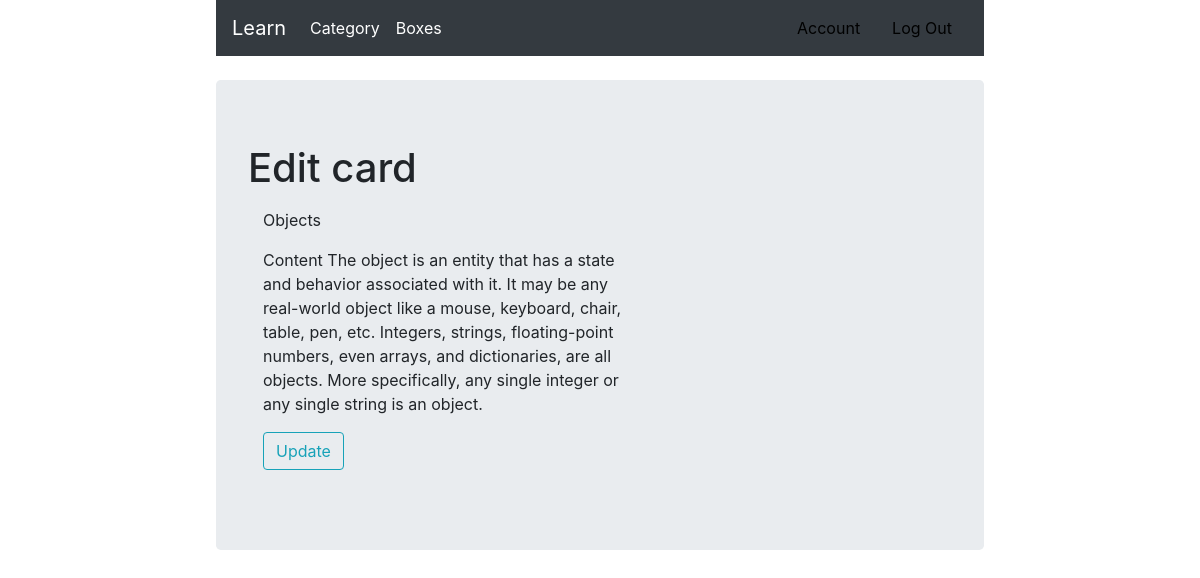
/category/oop/card/15/ (signed in), run on the app's committed database.
### card/models.py (models this page shows, shortened)
class Card(models.Model):
    TERM = "T"
    WORD = "W"
    TYPE_OF_CARD_CHOICES = [
        (WORD, 'Word'),
        (TERM, 'Term'),
        (None, 'Choose card type'),
    ]
    author = models.ForeignKey(User, on_delete=models.CASCADE)
    name = models.CharField(max_length=255)
    card_type = models.CharField(max_length=1, choices=TYPE_OF_CARD_CHOICES)
    transcription = models.TextField(blank=True)
    translate = models.TextField(blank=True)
    content = models.TextField(blank=True)
    time_create = models.DateTimeField(auto_now_add=True)
    time_first_show = models.DateTimeField(null=True)
    time_last_show = models.DateTimeField(auto_now=True)
    time_next_show = models.DateTimeField(auto_now_add=True)
    count_shows = models.IntegerField(default=0)  # if count_shows == -1 ie mean that word is leard for ever.
    category = models.ManyToManyField('Category')
    class Meta:
        ordering = ["time_create"]

### card/views.py (the view)
# urls.py: path('category/<slug:category_slug>/card/<int:card_id>/', card_repr, name="card"),
@login_required()
def card_repr(requests, card_id, category_slug):
    card = Card.objects.get(author=requests.user, pk=card_id)
    return render(requests, "card/card_repr.html", {"card": card})

### card/templates/card/card_repr.html (shortened to what this page needs)
{% extends 'learning_cards/base.html' %}
{% block content_title %}
    Edit card
{% endblock%}
{% block content %}
        <div class="col-md-7" xmlns="http://www.w3.org/1999/html">
                <form action="{{ action }}" method="POST">
                    <div class="form-group">
                        {{ card.name }}
                    </div>
                    {% if card.card_type == "W" %}
                        <div class="form-group">
                            Transcription
                            {{ card.transcription }}
                        </div>
                        <div class="form-group">
                            Translate
                            {{ card.translate }}
                        </div>
                    {% else %}
                        <div class="form-group">
                            Content
                            {{ card.content }}
                        </div>
                    {% endif %}
                     <div class="form-group">
                                <button type="submit" class="btn btn-outline-info">Update</button>
                     </div>
                </form>
        </div>
{% endblock %}

### data on the page
Card: name "Objects", content "The object is an entity that has a state and behavior associated with it. It may be any real-world object like a mouse, keyboard, chair, table, pen, etc. Integers, strings, floating-point numbers, even arrays, and dictionaries, are all objects. More specifically, any single integer or any single string is an object."
